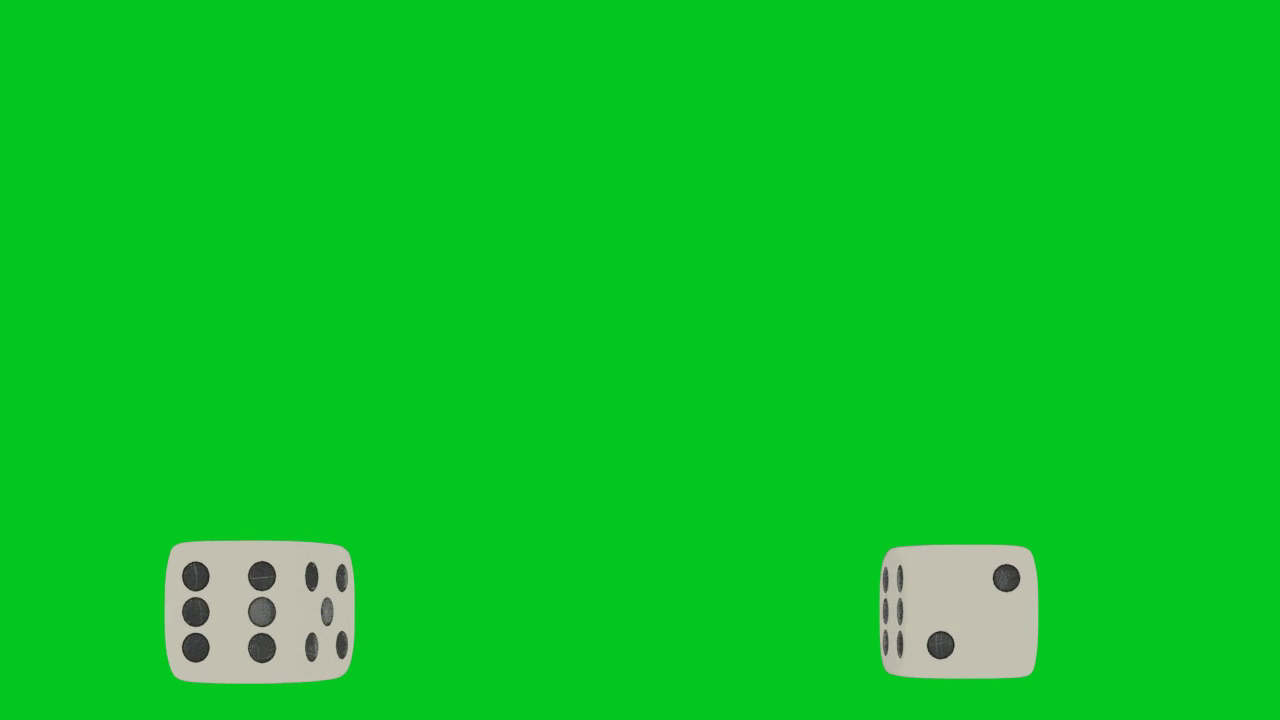
#> input picture frame 85 of test.mp4, 1280 x 720 px, given in place of the camera
$ python dicetracker.py   (older library calls are emulated)
#> lines starting #> are read from the running program, lines starting #| are printed output that depends on the picture; after the words box and inside, x2 and y2 are one past the last pixel; in counts of white or black regions, pixels touching at a corner belong together
import argparse

parser = argparse.ArgumentParser()
parser.add_argument("-v", "--video", help = "type number of video source or name of video file in root directory",
default = "0", type = str)
parser.add_argument("-t", "--threshold", help = "type threshold lower and upper arguments as '127 255'",
default = "127 255", type = str)
parser.add_argument("-s", "--send", help = "type 1 or 0 to turn OSC sending on/off, default is 1",
default = 1, type = int)
parser.add_argument("-osc", "--osc", help = "type osc ip adress and port as '127.0.0.1 5005'",
default = "127.0.0.1 5005", type = str)
parser.add_argument("-m", "--monitoring", help = "type 1 or 0 to turn monitoring on/off, default is 0",
default = 0, type = int)
args = parser.parse_args()

import numpy as np
import cv2

from pythonosc import osc_message_builder
from pythonosc import udp_client

#display a video
try:
    cap = cv2.VideoCapture(int(args.video))
except:
    try:
        cap = cv2.VideoCapture(args.video)
    except:
        "Wrong video input"

kernel = np.ones((3,3), np.uint8)

osc = args.osc.split()
ip = osc[0]
port = osc[1]

while(1):
    ret, frame = cap.read()
#> frame is the input picture: shape (720, 1280, 3); mean B, G, R 37.5, 197.6, 11.6

    try:
        #convert BGR to HSV
        gray = cv2.cvtColor(frame, cv2.COLOR_BGR2GRAY)
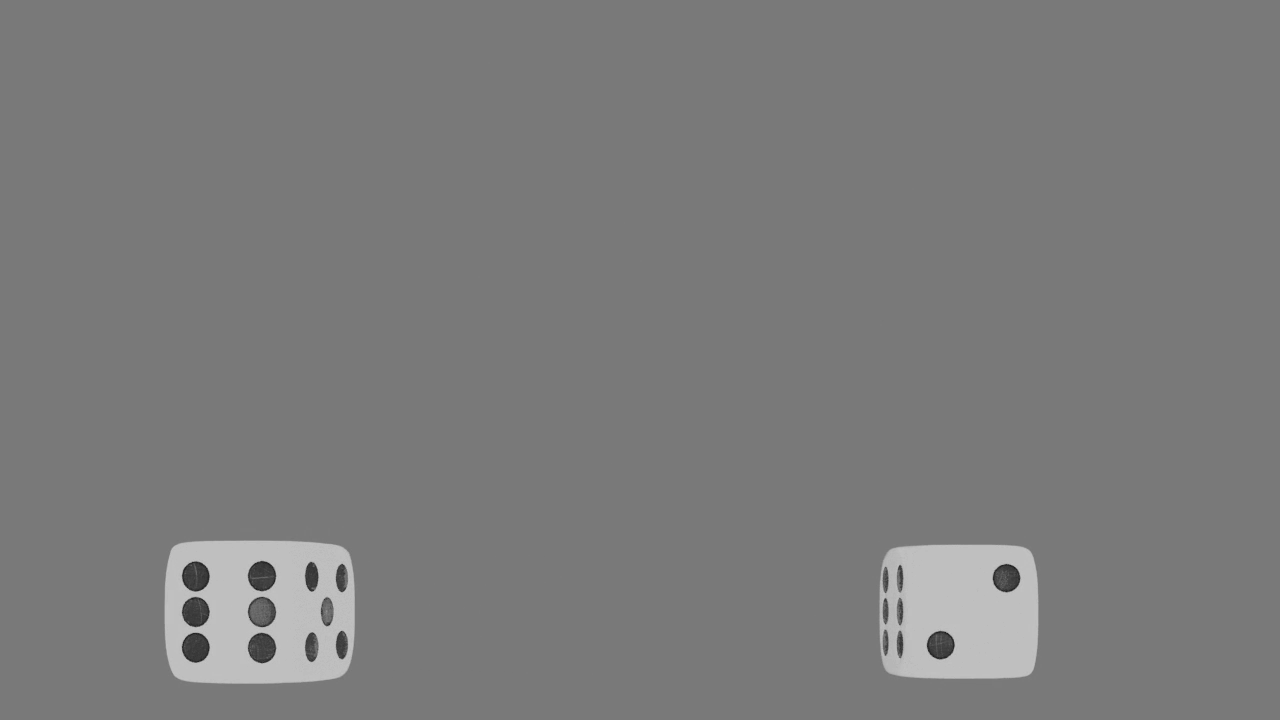
#> gray: shape (720, 1280); min 29, max 198, mean 123.5

        thresargs = args.threshold.split()
        ret,thres = cv2.threshold(gray,int(thresargs[0]),int(thresargs[1]),cv2.THRESH_BINARY)
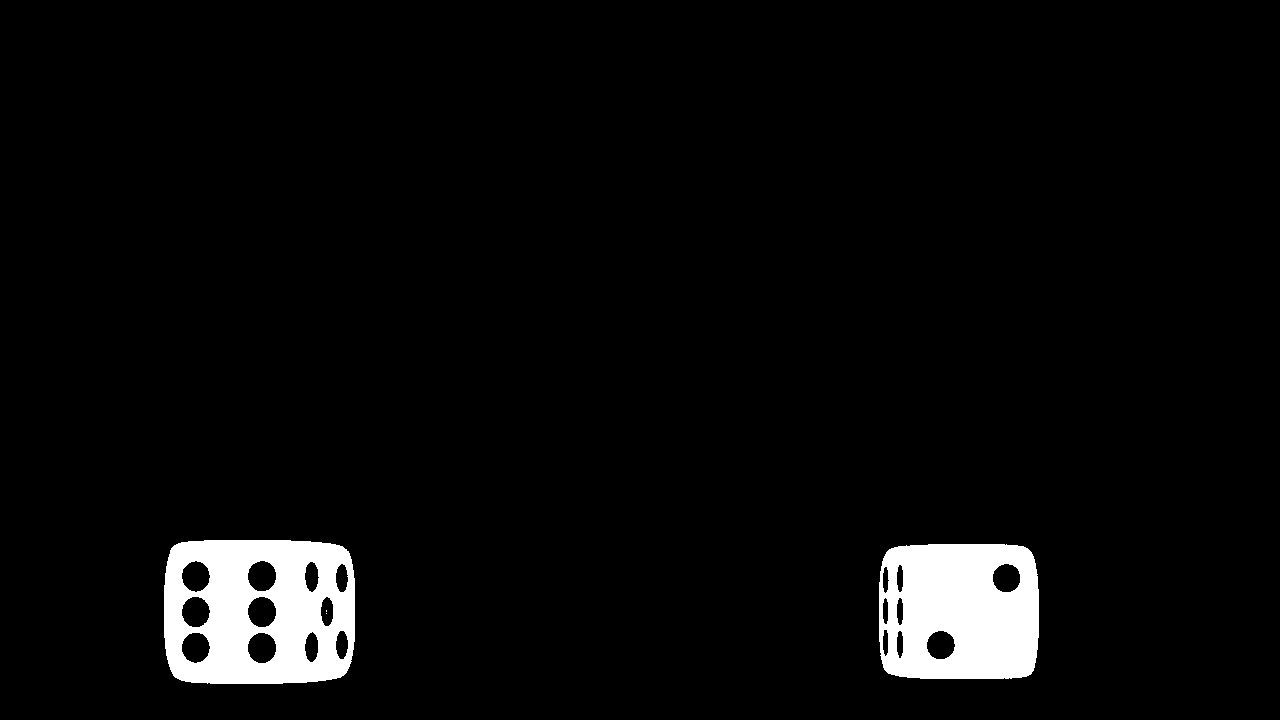
#> thres: shape (720, 1280); 4.3% white; 4 white regions (2 under 20 px), largest, box (x1, y1, x2, y2) and area: (164, 540, 355, 684) 20924, (879, 544, 1039, 679) 18813
#> ret = 127
        erosion = cv2.erode(thres, kernel, iterations=1)
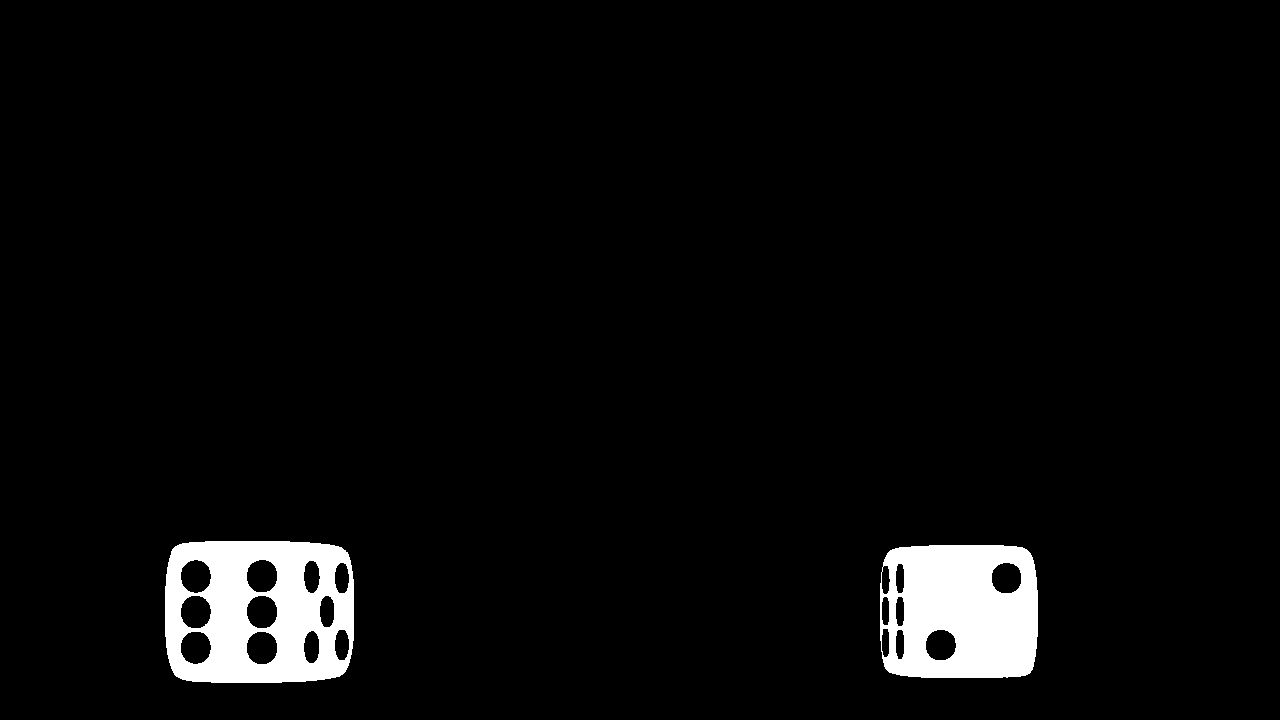
#> erosion: shape (720, 1280); 4% white; 2 white regions

        #find and draw all contours in blue
        im,contours,hierarchy = cv2.findContours(erosion, cv2.RETR_CCOMP, cv2.CHAIN_APPROX_SIMPLE)
#> contours = 21 contours; largest, box (x1, y1, x2, y2) and area: (165, 541, 354, 683) 25292, (880, 545, 1038, 678) 19904, (246, 631, 278, 665) 831, (246, 559, 278, 593) 829, (246, 595, 278, 629) 827
        cv2.drawContours(frame, contours, -1, (255,0,0), 2)
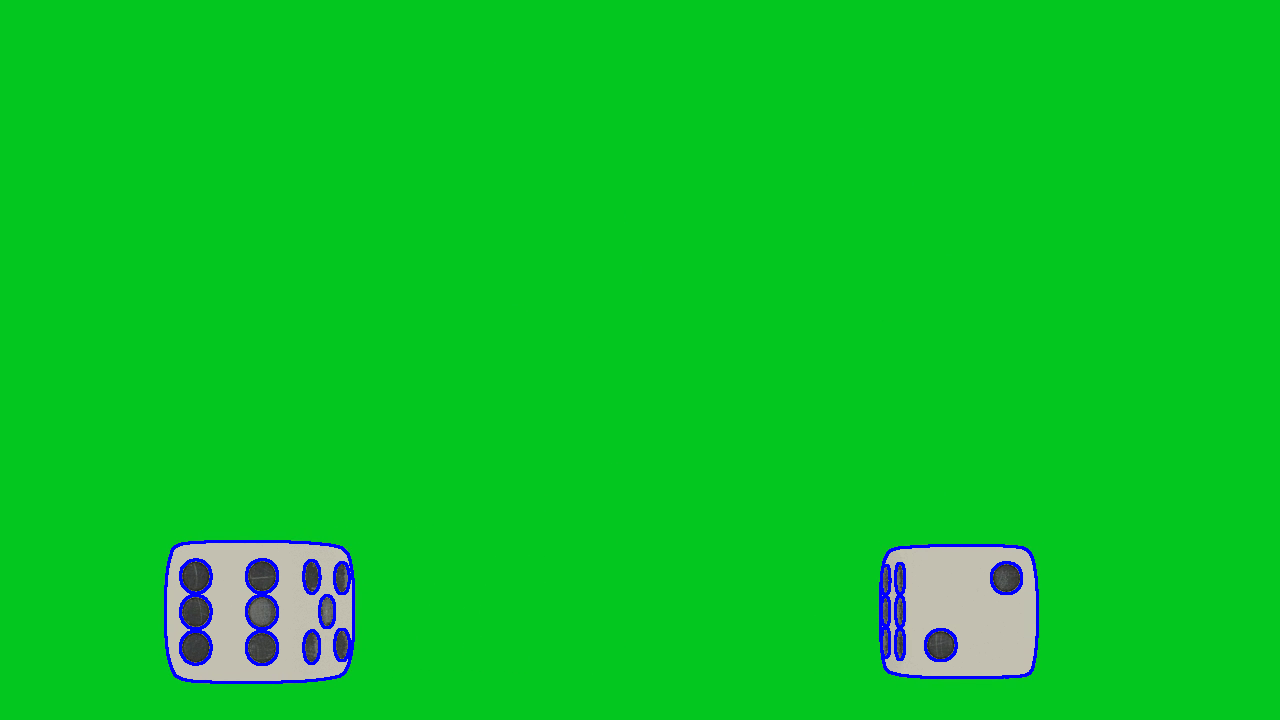
#> frame: shape (720, 1280, 3); 0.95% of pixels changed, all inside (x1, y1, x2, y2) = (164, 540, 1039, 684)
        #now find and draw only square contours in red
        try:
            parents = []
            for idx, i in enumerate(hierarchy[0]):
                peri = cv2.arcLength(contours[idx], True)
                approx = cv2.approxPolyDP(contours[idx], 0.04*peri, True)
                if len(approx) == 4:
                    (x, y, w, h) = cv2.boundingRect(approx)
                    ar = w / float(h)
                if ar >= 0.95 and ar <= 1.05 and i[3] == -1:
                    parents.append(idx)
                    cv2.drawContours(frame, contours, idx, (1,0,255), 2)
#> this loop made 21 passes
#> (i, peri, approx, x, y, w, h, ar) on passes 1, 3, 4, 5, 6, 8, 10: ([9, -1, 1, -1], 546, [[887, 553], [889, 672], [1030, 672], [1026, 549]], 887, 549, 144, 124, 1.16), ([3, 1, -1, 0], 70.97, [[898, 629], [904, 635], [901, 659], [895, 652]], 895, 629, 10, 31, 0.323), ([4, 2, -1, 0], 68.14, [[883, 628], [889, 632], [886, 657], [881, 650]], 881, 628, 9, 30, 0.3), ([5, 3, -1, 0], 70.97, [[898, 596], [904, 602], [901, 626], [895, 618]], 895, 596, 10, 31, 0.323), ([6, 4, -1, 0], 67.56, [[884, 596], [889, 601], [887, 625], [881, 619]], 881, 596, 9, 30, 0.3), ([8, 6, -1, 0], 70.97, [[898, 563], [904, 569], [901, 593], [895, 585]], 895, 563, 10, 31, 0.323), ([-1, 0, 10, -1], 618.8, [[172, 549], [176, 676], [345, 671], [341, 547]], 172, 547, 174, 130, 1.34)
#> (i, peri) on passes 2, 7, 9, 11, 12, 13: ([2, -1, -1, 0], 103.5), ([7, 5, -1, 0], 68.38), ([-1, 7, -1, 0], 102.7), ([11, -1, -1, 9], 106.9), ([12, 10, -1, 9], 106.3), ([13, 11, -1, 9], 83.36)
#> after the loop, parents = []
            #count contours inside squares
            total = [0] * len(parents)
#> total = []

            for idx, i in enumerate(parents):
                for p in hierarchy[0]:
                    if p[3] == i:
                        total[idx] += 1
                if args.monitoring == 1:
                    print (total)
#> this loop made 0 passes
            if args.send == 1:
#> (the run stopped early here; a loop or call above may not have finished)

$ run again, starting later in the video
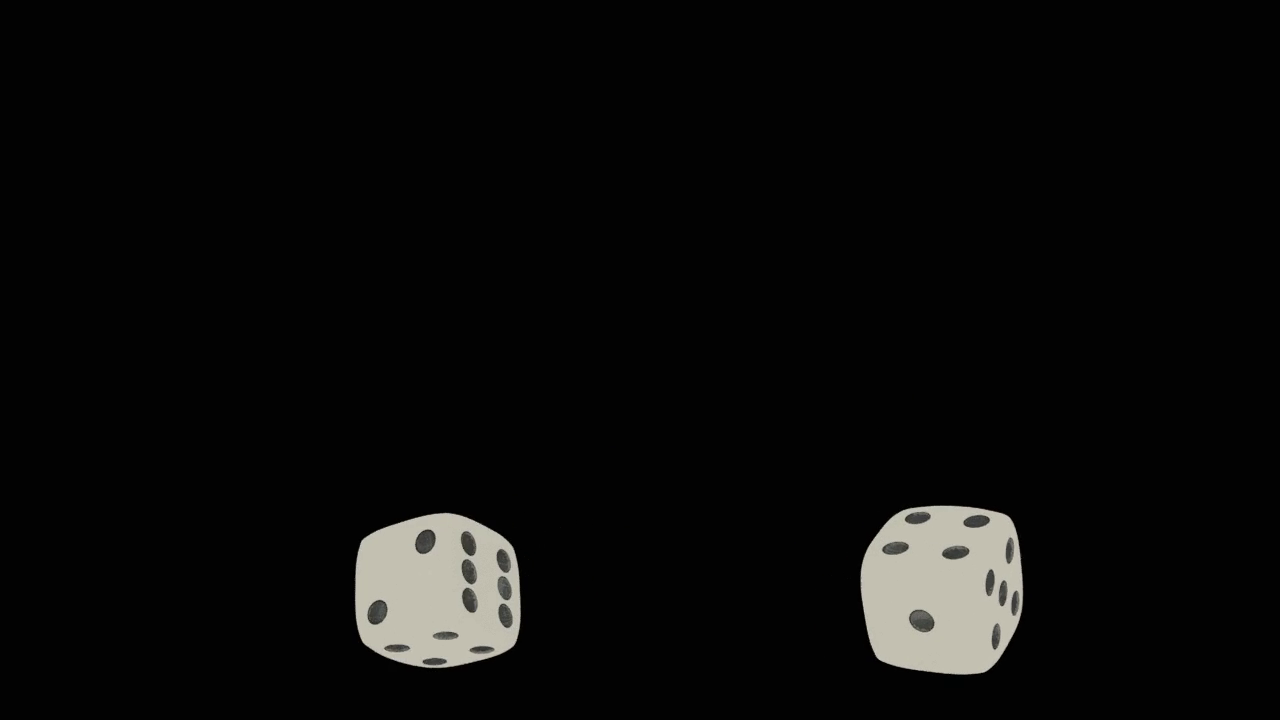
#> input picture frame 681 of test.mp4, 1280 x 720 px, given in place of the camera
#> frame is the input picture: shape (720, 1280, 3); mean B, G, R 10, 10.6, 10.7
#> `ret,thres = cv2.threshold(gray,int(thresargs[0]),int(thresargs[1]),cv2..`:
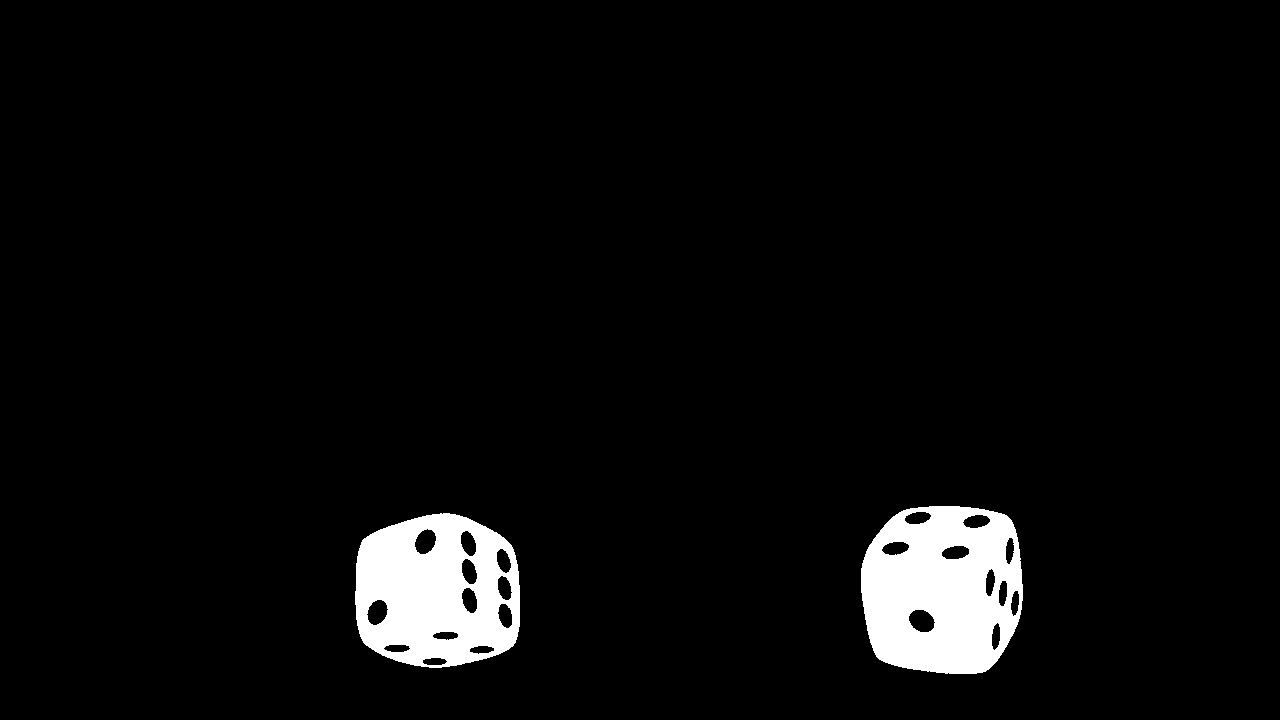
#> thres: shape (720, 1280); 4.3% white; 2 white regions, box (x1, y1, x2, y2) and area: (861, 506, 1023, 674) 21092, (355, 513, 520, 668) 18699
#> ret = 127
#> erosion: shape (720, 1280); 4% white; 3 white regions (1 under 20 px)
#> contours = 24 contours, 1 with area under 20; largest, box (x1, y1, x2, y2) and area: (862, 507, 1022, 673) 22456, (356, 514, 519, 666) 20480, (907, 608, 937, 634) 570, (413, 527, 438, 556) 516, (365, 598, 390, 627) 506
#> `cv2.drawContours(frame, contours, -1, (255,0,0), 2)`:
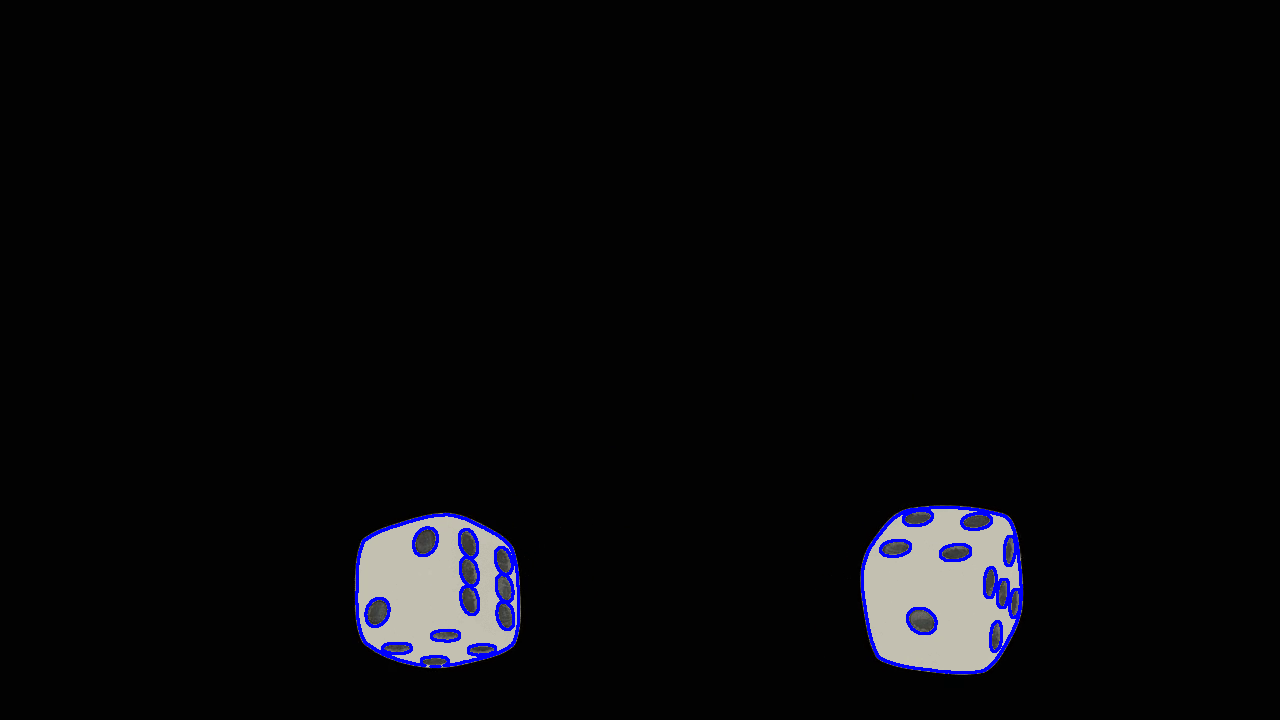
#> frame: shape (720, 1280, 3); 0.93% of pixels changed, all inside (x1, y1, x2, y2) = (355, 506, 1023, 674)
